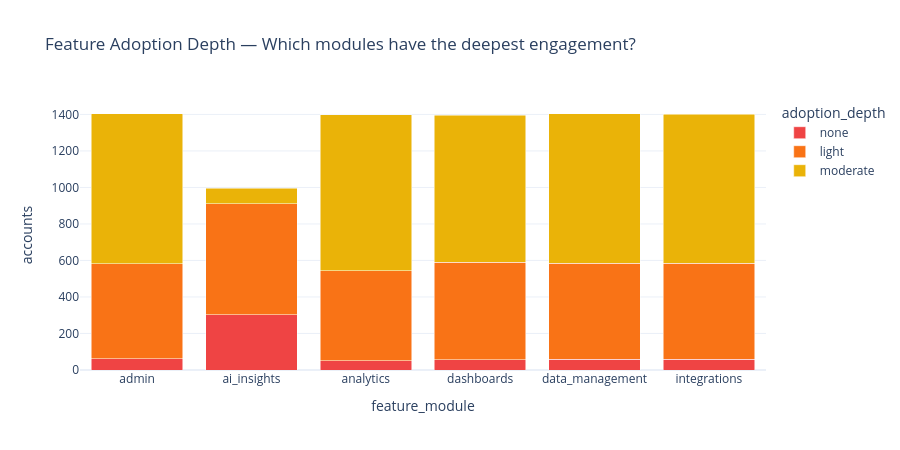

The notebook cell saved with this chart:
### Markdown cell above
## 4. Feature Adoption

### Code cell
# ── Adoption depth by module ──
adoption = q("""
    SELECT feature_module, adoption_depth,
           COUNT(*) as accounts,
           AVG(total_events) as avg_events,
           AVG(monthly_active_users) as avg_mau
    FROM v_feature_adoption_clean
    GROUP BY feature_module, adoption_depth ORDER BY feature_module
""")

depth_order = ["none", "light", "moderate", "deep"]
adoption["adoption_depth"] = pd.Categorical(adoption.adoption_depth, categories=depth_order, ordered=True)

fig = px.bar(adoption, x="feature_module", y="accounts", color="adoption_depth",
             barmode="stack", title="Feature Adoption Depth — Which modules have the deepest engagement?",
             color_discrete_map={"none":"#ef4444", "light":"#f97316",
                                  "moderate":"#eab308", "deep":"#22c55e"},
             category_orders={"adoption_depth": depth_order})
fig.update_layout(height=450, width=900)
fig.show()

### Figure 1 — Plotly figure (JSON) as saved in the notebook; plotly's stock layout.template omitted (floating-point values rounded to 4 significant figures)
{"data": [{"hovertemplate": "adoption_depth=none<br>feature_module=%{x}<br>accounts=%{y}<extra></extra>", "legendgroup": "none", "marker": {"color": "#ef4444", "pattern": {"shape": ""}}, "name": "none", "orientation": "v", "showlegend": true, "textposition": "auto", "type": "bar", "x": ["admin", "ai_insights", "analytics", "dashboards", "data_management", "integrations"], "xaxis": "x", "y": [61, 302, 52, 55, 59, 60], "yaxis": "y"}, {"hovertemplate": "adoption_depth=light<br>feature_module=%{x}<br>accounts=%{y}<extra></extra>", "legendgroup": "light", "marker": {"color": "#f97316", "pattern": {"shape": ""}}, "name": "light", "orientation": "v", "showlegend": true, "textposition": "auto", "type": "bar", "x": ["admin", "ai_insights", "analytics", "dashboards", "data_management", "integrations"], "xaxis": "x", "y": [522, 609, 491, 535, 525, 524], "yaxis": "y"}, {"hovertemplate": "adoption_depth=moderate<br>feature_module=%{x}<br>accounts=%{y}<extra></extra>", "legendgroup": "moderate", "marker": {"color": "#eab308", "pattern": {"shape": ""}}, "name": "moderate", "orientation": "v", "showlegend": true, "textposition": "auto", "type": "bar", "x": ["admin", "ai_insights", "analytics", "dashboards", "data_management", "integrations"], "xaxis": "x", "y": [822, 85, 855, 805, 821, 816], "yaxis": "y"}], "layout": {"barmode": "stack", "height": 450, "legend": {"title": {"text": "adoption_depth"}, "tracegroupgap": 0}, "title": {"text": "Feature Adoption Depth — Which modules have the deepest engagement?"}, "width": 900, "xaxis": {"anchor": "y", "domain": [0, 1], "title": {"text": "feature_module"}}, "yaxis": {"anchor": "x", "domain": [0, 1], "title": {"text": "accounts"}}}}
